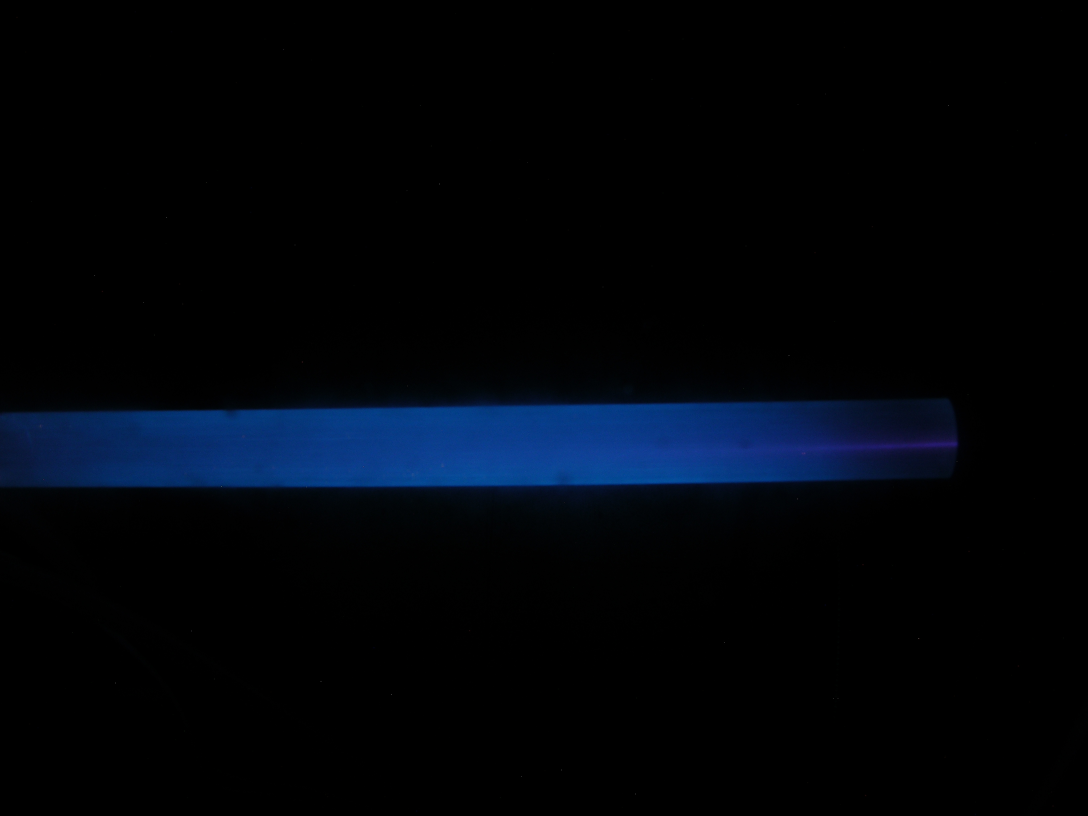
#> input picture air_1_torr.JPG, 3264 x 2448 px (shown at 1/3 size)
$ jupyter execute plasma_analysis.ipynb
#> lines starting #> are read from the running program, lines starting #| are printed output that depends on the picture; after the words box and inside, x2 and y2 are one past the last pixel; in counts of white or black regions, pixels touching at a corner belong together
[cell 1]
import cv2
import numpy as np
import matplotlib.pyplot as plt

[cell 2]
def calculate_normalized_intensity_profile(image_path):
    # Загрузка изображения в градациях серого
    image = cv2.imread(image_path, cv2.IMREAD_GRAYSCALE)

    # Применение пороговой обработки для создания маски (поиск трубки)
    _, mask = cv2.threshold(image, 10, 255, cv2.THRESH_BINARY)

    # Удаление черных областей
    contours, _ = cv2.findContours(mask, cv2.RETR_EXTERNAL, cv2.CHAIN_APPROX_SIMPLE)

    if contours:
        largest_contour = max(contours, key=cv2.contourArea)
        tube_mask = np.zeros_like(image)
        cv2.drawContours(tube_mask, [largest_contour], -1, 255, thickness=cv2.FILLED)

        masked_image = cv2.bitwise_and(image, image, mask=tube_mask)

        # Вывод маски
        plt.figure(figsize=(6, 6))
        plt.imshow(tube_mask, cmap='gray')
        plt.title('Маска трубки')
        plt.axis('off')
        plt.show()

        intensity_profile = np.mean(masked_image, axis=0)

        B_max = np.max(intensity_profile) if np.max(intensity_profile) != 0 else 1
        normalized_intensity_profile = intensity_profile / B_max
    else:
        normalized_intensity_profile = np.zeros(image.shape[1])

    return normalized_intensity_profile


image_path = 'air_1_torr.JPG'  # Убедитесь, что файл изображения доступен в рабочем каталоге
normalized_intensity_profile = calculate_normalized_intensity_profile(image_path)
#> in calculate_normalized_intensity_profile, `image = cv2.imread(image_path, cv2.IMREAD_GRAYSCALE)`:
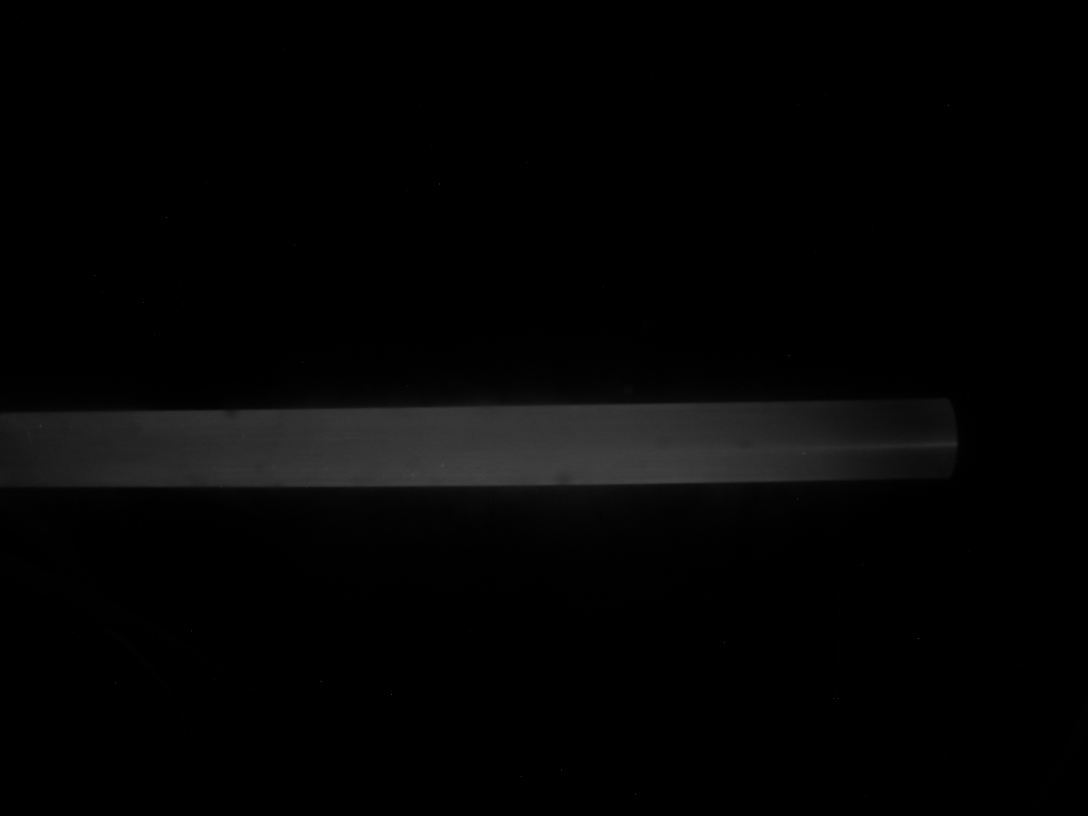
#> image: shape (2448, 3264) (shown at 1/3 size); min 0, max 149, mean 4.1
#> in calculate_normalized_intensity_profile, `_, mask = cv2.threshold(image, 10, 255, cv2.THRESH_BINARY)`:
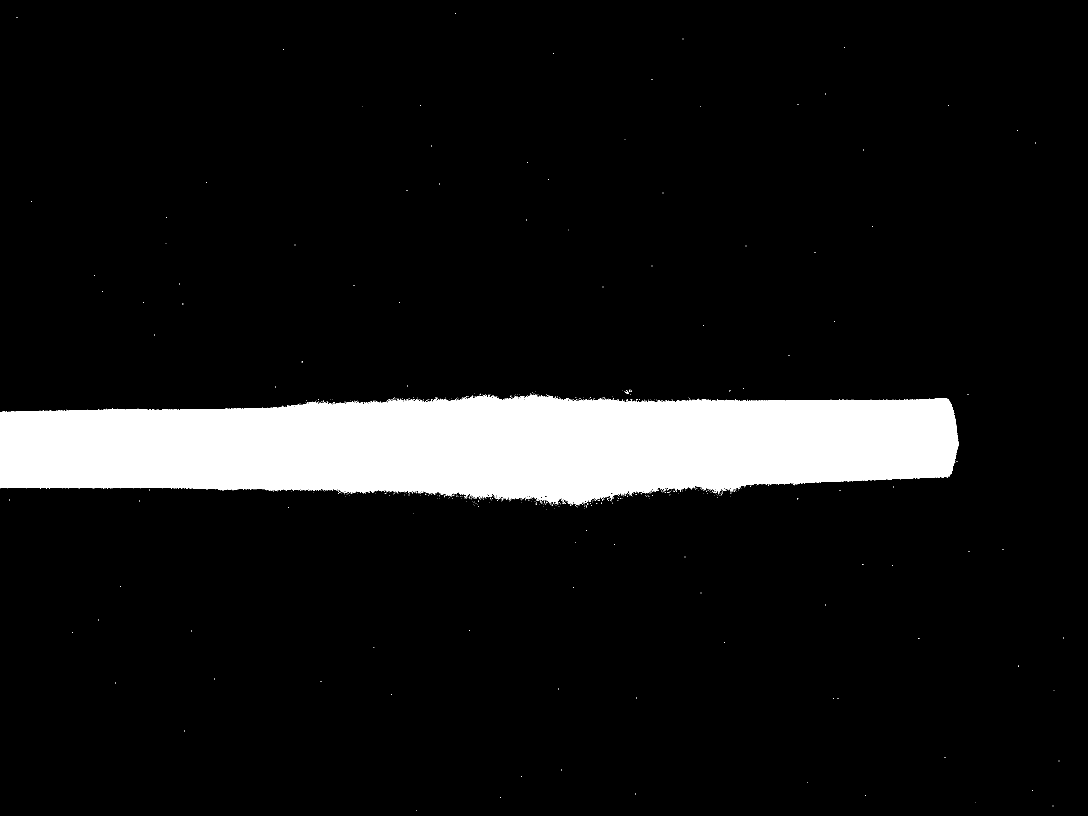
#> mask: shape (2448, 3264) (shown at 1/3 size); 9.2% white; 675 white regions (670 under 20 px)
#> in calculate_normalized_intensity_profile, `contours, _ = cv2.findContours(mask, cv2.RETR_EXTERNAL, cv2.CHAIN_APPR..`: contours = 674 contours, 673 with area under 20; largest, box (x1, y1, x2, y2) and area: (0, 1184, 2876, 1516) 732764
#> in calculate_normalized_intensity_profile, `largest_contour = max(contours, key=cv2.contourArea)`: largest_contour = contour of 5730 points, box (x1, y1, x2, y2) (0, 1184, 2876, 1516), area 732764
#> in calculate_normalized_intensity_profile, `cv2.drawContours(tube_mask, [largest_contour], -1, 255, thickness=cv2...`: tube_mask: shape (2448, 3264); 9.2% white; 1 white region, box (x1, y1, x2, y2) and area: (0, 1184, 2876, 1516) 737212
#> in calculate_normalized_intensity_profile, `intensity_profile = np.mean(masked_image, axis=0)`: intensity_profile = 3264 values, max 6 at index 1648, min 0 at index 2876, mean 3.75
#> in calculate_normalized_intensity_profile, `B_max = np.max(intensity_profile) if np.max(intensity_profile) != 0 el..`: B_max = 6
#> in calculate_normalized_intensity_profile, `normalized_intensity_profile = intensity_profile / B_max`: normalized_intensity_profile = 3264 values, max 1 at index 1648, min 0 at index 2876, mean 0.625

[cell 3]
import cv2
import numpy as np
import matplotlib.pyplot as plt

def calculate_normalized_intensity_profile1(image_path):
    # Загрузка изображения в градациях серого
    image = cv2.imread(image_path, cv2.IMREAD_GRAYSCALE)

    # Применение пороговой обработки для создания маски (поиск трубки)
    # _, mask = cv2.threshold(image, 10, 255, cv2.THRESH_BINARY)


    mask = np.zeros_like(image)

    # Устанавливаем порог для каждого столбца
    for col in range(image.shape[1]):
        # Определяем пороговое значение для текущего столбца
        if 345 < col < 348 or 663 < col < 666 or 2500 < col < 2515 or 2391 < col < 2394:
            threshold_value = 0.3*(np.max(image[:, col]) - np.mean(image[:, col]))
        elif 2365 < col < 2368:
            threshold_value = 0.26*(np.max(image[:, col]) - np.mean(image[:, col]))
        elif 2600 < col < 2755:
            threshold_value = 2.5*np.mean(image[:, col])
        else :
            threshold_value = 0.34*(np.max(image[:, col]) - np.mean(image[:, col]))

        _, temp_mask = cv2.threshold(image[:, col], threshold_value, 255, cv2.THRESH_BINARY)

        # Обновляем маску, объединяя текущую маску с основной
        mask[:, col] = np.maximum(mask[:, col], temp_mask[:, 0])


    # Удаление черных областей
    contours, _ = cv2.findContours(mask, cv2.RETR_EXTERNAL, cv2.CHAIN_APPROX_SIMPLE)

    if contours:
        largest_contour = max(contours, key=cv2.contourArea)
        tube_mask = np.zeros_like(image)
        cv2.drawContours(tube_mask, [largest_contour], -1, 255, thickness=cv2.FILLED)

        masked_image = cv2.bitwise_and(image, image, mask=tube_mask)

        # Вывод маски
        plt.figure(figsize=(6, 6))
        plt.imshow(tube_mask, cmap='gray')
        plt.title('Маска трубки')
        plt.axis('off')
        plt.show()

        intensity_profile = np.mean(masked_image, axis=0)

        B_max = np.max(intensity_profile) if np.max(intensity_profile) != 0 else 1
        normalized_intensity_profile1 = intensity_profile / B_max
    else:
        normalized_intensity_profile1 = np.zeros(image.shape[1])

    return normalized_intensity_profile1

def calculate_normalized_intensity_profile2(image_path):
    # Загрузка изображения в градациях серого
    image = cv2.imread(image_path, cv2.IMREAD_GRAYSCALE)

    # Применение пороговой обработки для создания маски (поиск трубки)
    # _, mask = cv2.threshold(image, 10, 255, cv2.THRESH_BINARY)


    mask = np.zeros_like(image)

    # Устанавливаем порог для каждого столбца
    for col in range(image.shape[1]):
        # Определяем пороговое значение для текущего столбца
        if 345 < col < 348 or 663 < col < 666 or 2500 < col < 2515 or 2391 < col < 2394:
            threshold_value = 0.3*(np.max(image[:, col]) - np.mean(image[:, col]))
        elif 2365 < col < 2368:
            threshold_value = 0.26*(np.max(image[:, col]) - np.mean(image[:, col]))
        else :
            threshold_value = 0.34*(np.max(image[:, col]) - np.mean(image[:, col]))

        _, temp_mask = cv2.threshold(image[:, col], threshold_value, 255, cv2.THRESH_BINARY)

        # Обновляем маску, объединяя текущую маску с основной
        mask[:, col] = np.maximum(mask[:, col], temp_mask[:, 0])


    # Удаление черных областей
    contours, _ = cv2.findContours(mask, cv2.RETR_EXTERNAL, cv2.CHAIN_APPROX_SIMPLE)

    if contours:
        largest_contour = max(contours, key=cv2.contourArea)
        tube_mask = np.zeros_like(image)
        cv2.drawContours(tube_mask, [largest_contour], -1, 255, thickness=cv2.FILLED)

        masked_image = cv2.bitwise_and(image, image, mask=tube_mask)

        # Вывод маски
        plt.figure(figsize=(6, 6))
        plt.imshow(tube_mask, cmap='gray')
        plt.title('Маска трубки')
        plt.axis('off')
        plt.show()

        intensity_profile = np.mean(masked_image, axis=0)

        B_max = np.max(intensity_profile) if np.max(intensity_profile) != 0 else 1
        normalized_intensity_profile2 = intensity_profile / B_max
    else:
        normalized_intensity_profile2 = np.zeros(image.shape[1])

    return normalized_intensity_profile2

# Пример использования для одного изображения
image_path = 'air_1_torr.JPG'  # Убедитесь, что файл изображения доступен в рабочем каталоге
normalized_intensity_profile1 = calculate_normalized_intensity_profile1(image_path)
#> the loop in calculate_normalized_intensity_profile1, `for col in range(image.shape[1]):` made 3264 passes
#> threshold_value on passes 1 to 12: 9.38, 9.38, 9.04, 9.72, 10.05, 9.7, 9.7, 10.05, 9.71, 9.37, 9.71, 10.04
#> after the loop in calculate_normalized_intensity_profile1, `for col in range(image.shape[1]):`:
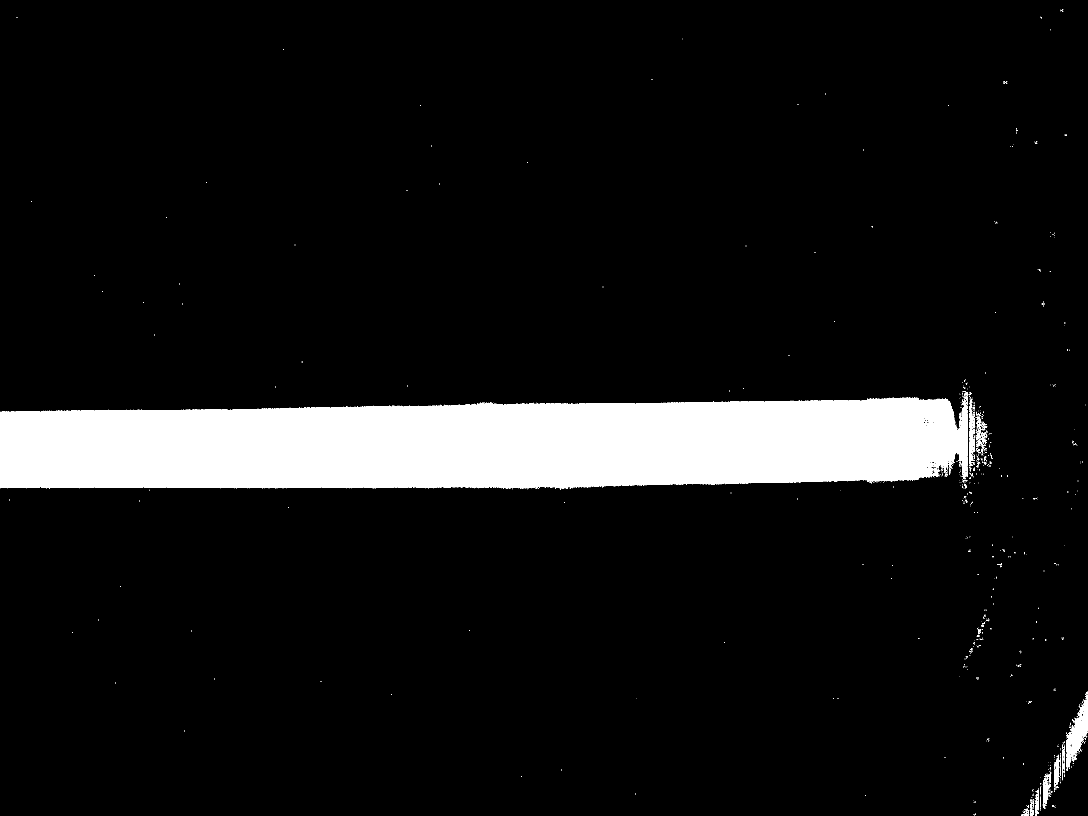
#> mask: shape (2448, 3264) (shown at 1/3 size); 8.8% white; 936 white regions (870 under 20 px)
#> in calculate_normalized_intensity_profile1, `contours, _ = cv2.findContours(mask, cv2.RETR_EXTERNAL, cv2.CHAIN_APPR..`: contours = 934 contours, 905 with area under 20; largest, box (x1, y1, x2, y2) and area: (0, 1192, 2756, 1469) 661043, (2757, 1195, 2903, 1434) 26152, (3212, 2088, 3264, 2272) 3276, (2909, 1209, 2924, 1399) 1135, (3128, 2333, 3149, 2426) 888
#> in calculate_normalized_intensity_profile1, `largest_contour = max(contours, key=cv2.contourArea)`: largest_contour = contour of 3901 points, box (x1, y1, x2, y2) (0, 1192, 2756, 1469), area 661043
#> in calculate_normalized_intensity_profile1, `cv2.drawContours(tube_mask, [largest_contour], -1, 255, thickness=cv2...`:
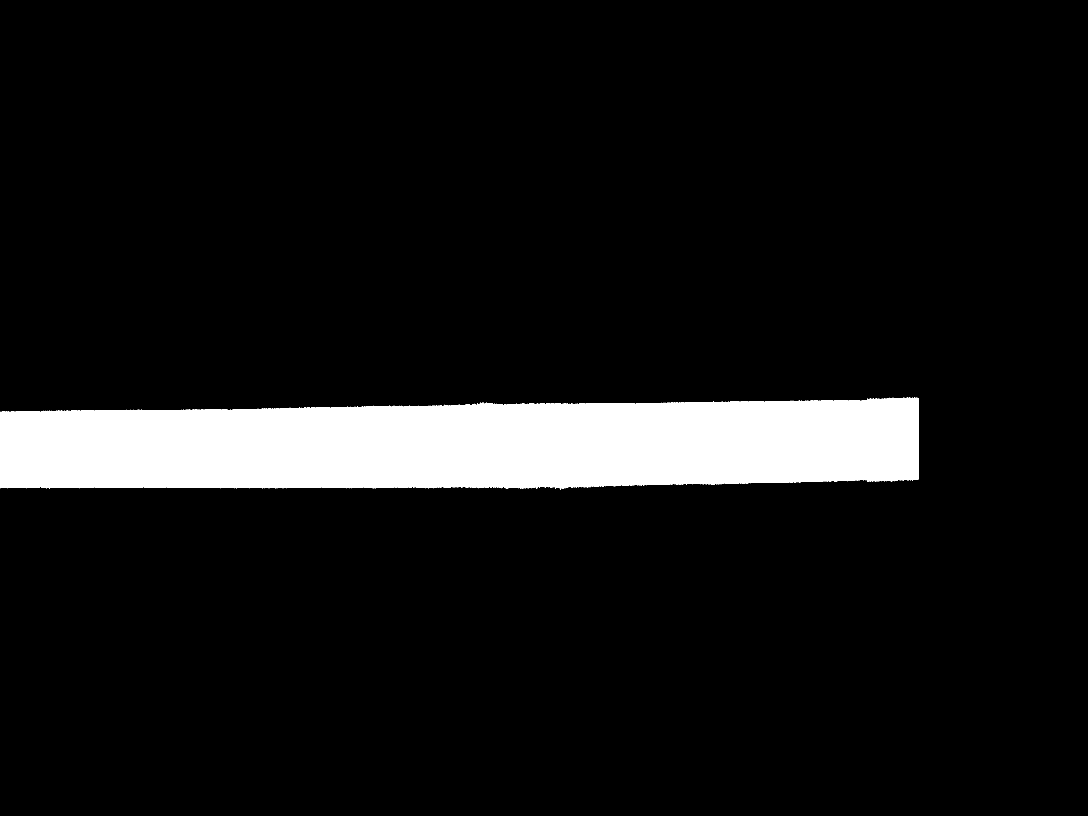
#> tube_mask: shape (2448, 3264) (shown at 1/3 size); 8.3% white; 1 white region, box (x1, y1, x2, y2) and area: (0, 1192, 2756, 1469) 664493
#> in calculate_normalized_intensity_profile1, `intensity_profile = np.mean(masked_image, axis=0)`: intensity_profile = 3264 values, max 5.71 at index 1447, min 0 at index 2756, mean 3.61
#> in calculate_normalized_intensity_profile1, `B_max = np.max(intensity_profile) if np.max(intensity_profile) != 0 el..`: B_max = 5.71
#> in calculate_normalized_intensity_profile1, `normalized_intensity_profile1 = intensity_profile / B_max`: normalized_intensity_profile1 = 3264 values, max 1 at index 1447, min 0 at index 2756, mean 0.633
normalized_intensity_profile2 = calculate_normalized_intensity_profile2(image_path)
#> the loop in calculate_normalized_intensity_profile2, `for col in range(image.shape[1]):` made 3264 passes
#> after the loop in calculate_normalized_intensity_profile2, `for col in range(image.shape[1]):`: mask: shape (2448, 3264); 8.8% white; 923 white regions (857 under 20 px)
#> in calculate_normalized_intensity_profile2, `contours, _ = cv2.findContours(mask, cv2.RETR_EXTERNAL, cv2.CHAIN_APPR..`: contours = 921 contours, 892 with area under 20; largest, box (x1, y1, x2, y2) and area: (0, 1199, 2756, 1469) 659250, (2757, 1195, 2903, 1434) 26152, (3212, 2088, 3264, 2272) 3276, (2909, 1209, 2924, 1399) 1135, (3128, 2333, 3149, 2426) 888
#> in calculate_normalized_intensity_profile2, `largest_contour = max(contours, key=cv2.contourArea)`: largest_contour = contour of 3968 points, box (x1, y1, x2, y2) (0, 1199, 2756, 1469), area 659250
#> in calculate_normalized_intensity_profile2, `cv2.drawContours(tube_mask, [largest_contour], -1, 255, thickness=cv2...`: tube_mask: shape (2448, 3264); 8.3% white; 1 white region, box (x1, y1, x2, y2) and area: (0, 1199, 2756, 1469) 662709
#> in calculate_normalized_intensity_profile2, `B_max = np.max(intensity_profile) if np.max(intensity_profile) != 0 el..`: B_max = 5.71
#> in calculate_normalized_intensity_profile2, `normalized_intensity_profile2 = intensity_profile / B_max`: normalized_intensity_profile2 = 3264 values, max 1 at index 1447, min 0 at index 2756, mean 0.632

# Построение графика
plt.plot(normalized_intensity_profile1, color='red')
plt.plot(normalized_intensity_profile2)
plt.xlabel('Z (положение вдоль оси трубки)')
plt.ylabel('Интенсивность (B / Bmax)')
plt.title('Нормированный профиль интенсивности вдоль оси Z')
plt.show()
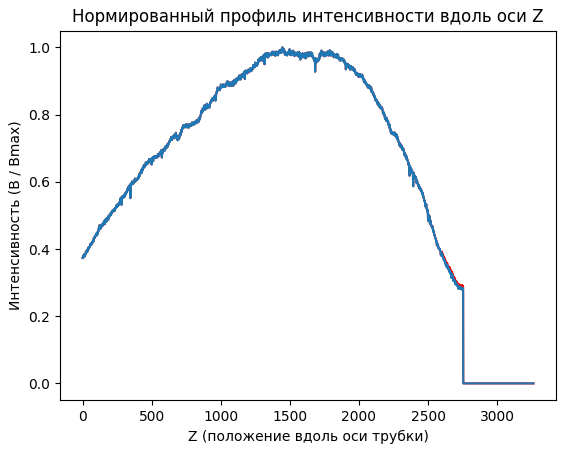
#> figure drawn by matplotlib, 1 panel; curve peaks at x = 1447, y = 1; curve peaks at x = 1447, y = 1
plt.savefig('intensity_profile_air_1_torr.png')

[cell 4]
# Пример использования для одного изображения
image_path = 'air_1_torr.JPG'  # Убедитесь, что файл изображения доступен в рабочем каталоге
normalized_intensity_profile = calculate_normalized_intensity_profile(image_path)

[cell 5]
# Шаг 3: Построение графика нормированного профиля интенсивности
plt.plot(normalized_intensity_profile)
plt.xlabel('Z (положение вдоль оси трубки)')
plt.ylabel('Интенсивность (B / Bmax)')
plt.title('Нормированный профиль интенсивности вдоль оси Z')
plt.show()
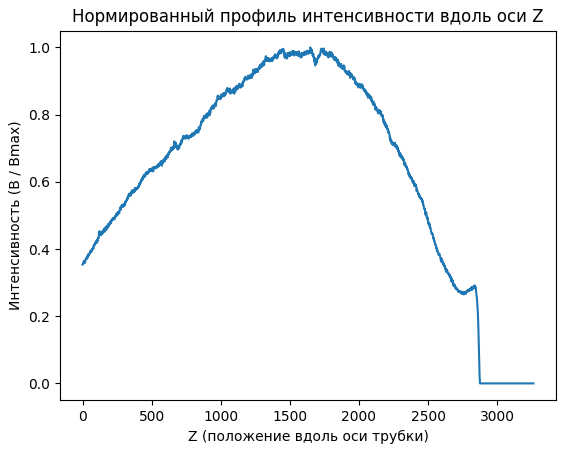
#> figure drawn by matplotlib, 1 panel; curve peaks at x = 1648, y = 1
plt.savefig('intensity_profile_air_1_torr.png')
